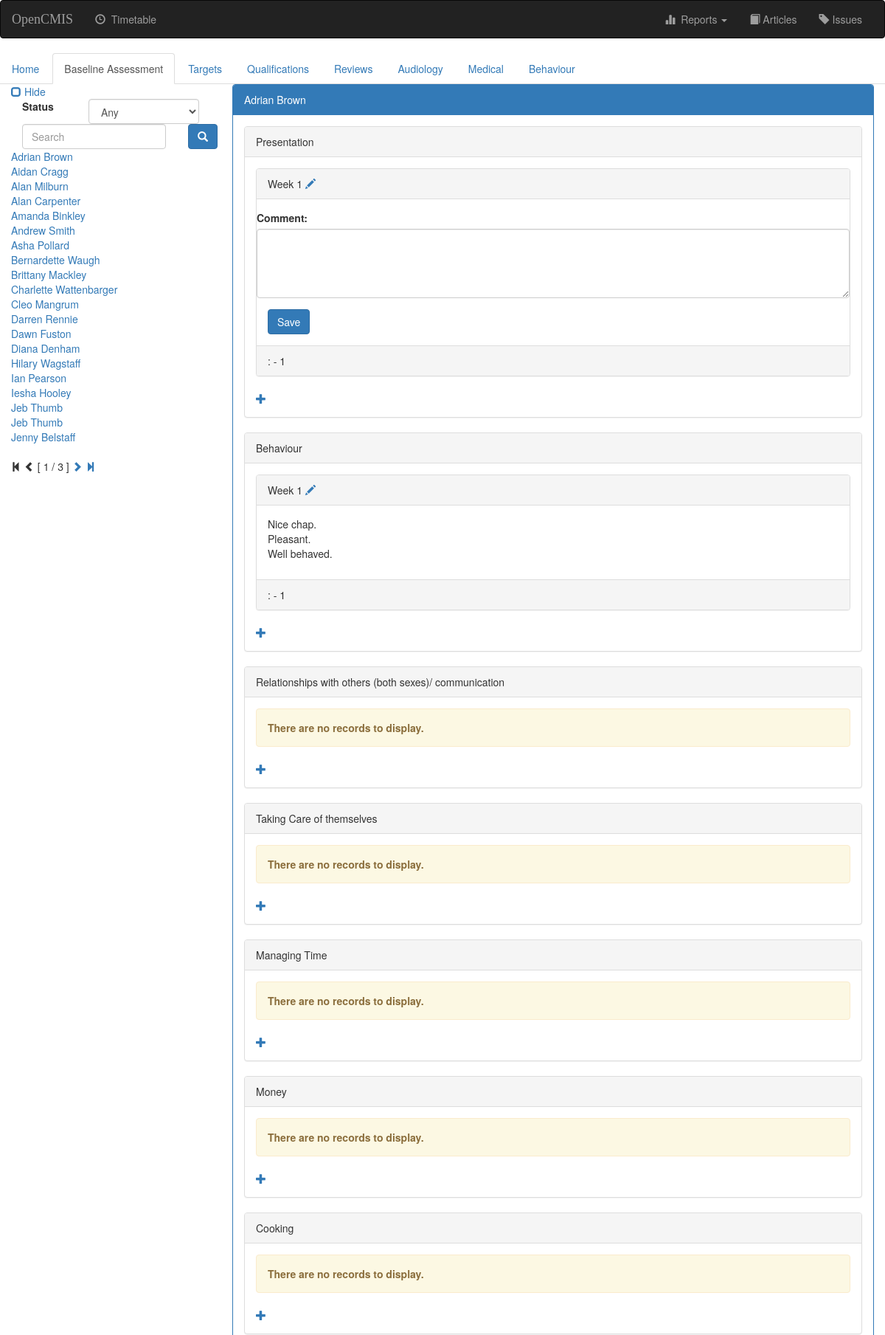
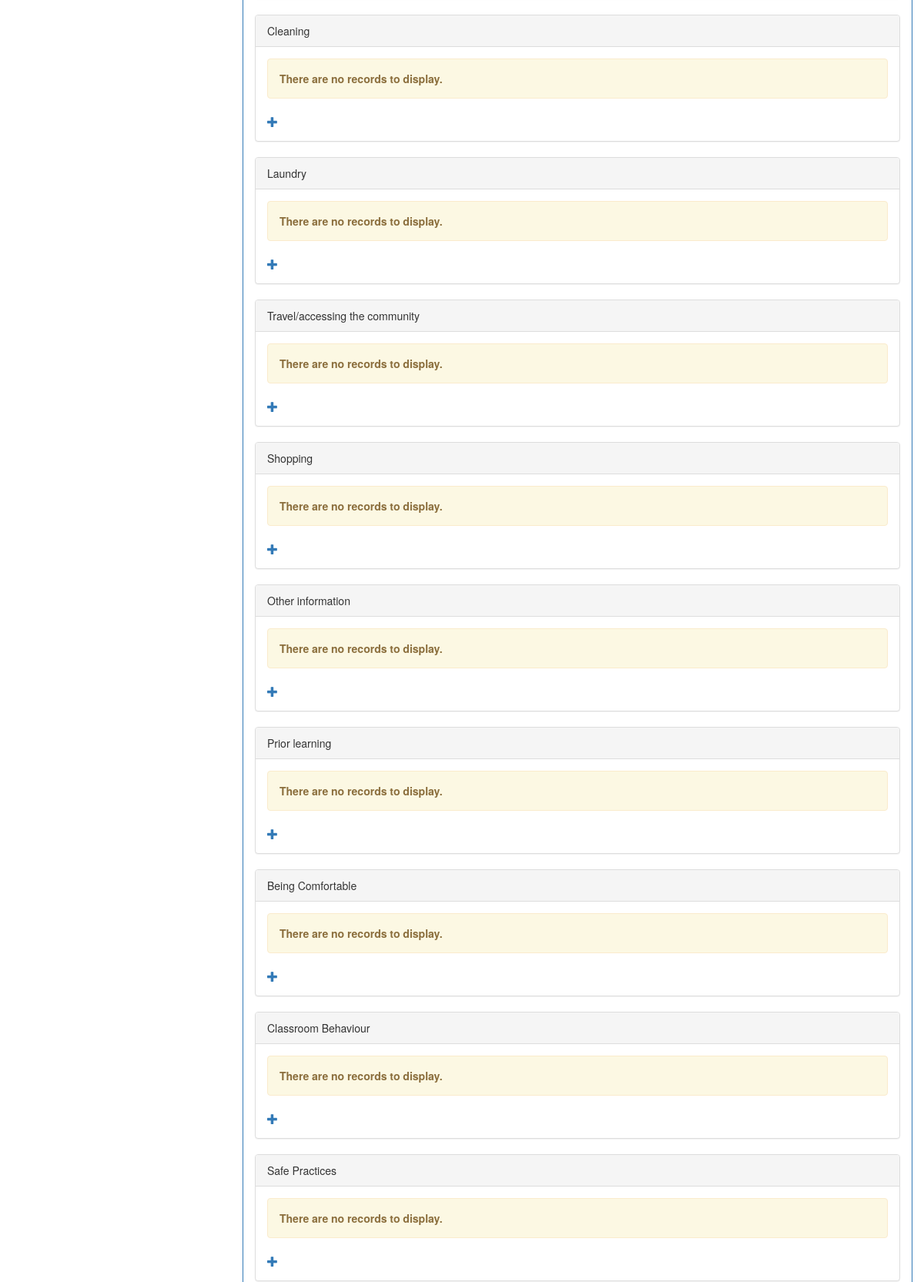
Screenshot of /opencmis/student/15/baseline/1/add/ (upper part) with the database file from the repository (2 pictures, top to bottom).
### opencmis/models.py (models this page shows, shortened)
class Student(models.Model):
    status = models.ForeignKey('Status', blank=False)
    title = models.ForeignKey('Title', blank=True)
    first_name = models.CharField(max_length=50, blank=False)
    last_name = models.CharField(max_length=30, blank=False)
    gender_choices = (('M', 'Male'), ('F', 'Female'))
    gender = models.CharField(max_length=1, choices=gender_choices, default='M')
    ethnicity = models.ForeignKey('Ethnicity', blank=True, null=True, on_delete=models.SET_NULL)
    date_of_birth = models.DateField(blank=False)
    ULN = models.CharField(max_length=10, blank=True)
    house = models.CharField(max_length=50, blank=True)
    road = models.CharField(max_length=50, blank=True)
    area = models.CharField(max_length=50, blank=True)
    town = models.CharField(max_length=50, blank=True)
    post_code = models.CharField(max_length=12, blank=True)
    photo = models.FileField(blank=True)
    def __str__(self):
        return '%s %s' % (self.first_name, self.last_name)
    class Meta:
        permissions = (
            ("view_student", "Can see students"),
        )

class BaselineEntry(models.Model):
    heading = models.CharField(max_length=80)
    blurb = models.TextField()
    def __str__(self):
        return "%s" % self.heading
    class Meta:
        verbose_name_plural = 'BaselineEntries'

class BaselineValue(models.Model):
    student = models.ForeignKey(Student, on_delete=models.CASCADE)
    baseline = models.ForeignKey(BaselineEntry, on_delete=models.CASCADE)
    WEEKS_CHOICES = ((1, 'Week 1'), (2, 'Week 2'), (3, 'Week 3'), (4, 'Week 4'), (5, 'Week 5'), (6, 'Week 6'))
    week = models.IntegerField(choices=WEEKS_CHOICES, default=1)
    text = models.TextField()

### opencmis/views.py (the view, shortened to what this page needs)
class BaselineAdd(CreateView):
    model = BaselineValue
    template_name = 'opencmis/baseline-add.html'
    fields = ['text']
    def get_context_data(self, **kwargs):
        context = super(BaselineAdd, self).get_context_data(**kwargs)
        context['student'] = get_object_or_404(Student, pk=self.kwargs['student_id'])
        my_list = []
        for entry in BaselineEntry.objects.all():
            item = {'entry': entry}
            item['data'] = BaselineValue.objects.filter(student=self.kwargs['student_id'], baseline=entry).order_by('week')
            my_list.append(item)
        context['baseline_list'] = my_list
        context['header'] = self.kwargs['heading']
        context['tab'] = 'baseline'
        context['index'] = index_context(self.request)
        return context

### opencmis/models.py (called while the page is built)
    def __str__(self):
        return self.status

### opencmis/templates/opencmis/baseline-add.html (shortened to what this page needs)
{% extends 'opencmis/student-base.html' %}
{% block baseline-active %}active{% endblock %}
{% block student-body %}
    {% for e in baseline_list %}
        <div class="panel panel-default">
            <div class="panel-heading">{{e.entry}}</div>
            <div class="panel-body">
                {% for i in e.data %}
                <div class="panel panel-default">
                    <div class="panel-heading">Week&nbsp;{{i.week}}&nbsp;<a href="{% url 'opencmis:student-update' student.id %}"><span
                    class="glyphicon glyphicon-pencil"></span></a></div>
                    <div class="panel-body">
                        {% if e.entry.id|add:"0" == header|add:"0" %}
                        <form class="form-horizontal" action="" method="post" enctype="multipart/form-data">
                            <div class="form-group">
                                <label for="comment">Comment:</label>
                                <textarea class="form-control" rows="4" cols="50" id="comment"></textarea>
                            </div>
                            <button type="button" class="btn btn-primary">Save</button>
                        </form>
                        {% else %}
                            {{i.text|linebreaks}}
                        {% endif %}
                    </div>
                    <div class="panel-footer">{{i.user}} : {{i.date}} - {{header}}</div>
                </div>
                {% empty %}
                    <div class="alert alert-warning" role="alert">
                        <strong>There are no records to display.</strong>
                    </div>
                {% endfor %}
                <a href="{% url 'opencmis:baseline-add' student.id e.entry.pk %}">
                    <span class="glyphicon glyphicon-plus"></span>
                </a>
            </div>
        </div>
    {% empty %}
        <div class="alert alert-warning" role="alert">
            <strong>There are no qualifications to display.</strong>
        </div>
    {% endfor %}
{% endblock %}

### opencmis/templates/opencmis/student-base.html (shortened to what this page needs)
{% extends 'opencmis/base.html' %}
{% block submenu %}
{% if student != 'Nobody' %}
<ul class="nav nav-tabs">
    <li class="{% block home-active %}{% endblock %}"><a href="{% url 'opencmis:student-detail' student.id %}">Home</a></li>
    <li class="{% block baseline-active %}{% endblock %}"><a href="{% url 'opencmis:baseline' student.id %}">Baseline Assessment</a></li>
    <li class="{% block target-active %}{% endblock %}"><a href="#">Targets</a></li>
    <li class="{% block qualification-active %}{% endblock %}"><a href="{% url 'opencmis:student-qualification' student.id %}">Qualifications</a></li>
    <li class="{% block review-active %}{% endblock %}"><a href="#">Reviews</a></li>
    <li class="{% block audiology-active %}{% endblock %}"><a href="#">Audiology</a></li>
    <li class="{% block medical-active %}{% endblock %}"><a href="#">Medical</a></li>
    <li class="{% block behaviour-active %}{% endblock %}"><a href="{% url 'opencmis:behaviour-index' student.id %}">Behaviour</a></li>
</ul>
{% endif %}
{% endblock %}
{% block body %}
<div class="panel panel-primary">
    <div class="panel-heading">{{student}}</div>
    <div class="panel-body">
        {% block student-body %}
        {% endblock %}
    </div>
</div>
{% endblock %}
{% block index %}
    <form id="searchform" action="" method="get" accept-charset="utf-8">
        <fieldset>
            <div class="form-group">
                <label class="col-xs-4 col-form-label" for="filter">Status</label>
                <div class="col-xs-8">
                    <select class="form-control" id = "filter" name="filter">
                        <option value="any">Any</option>
                    </select>
                </div>
                <div class="col-xs-10">
                    <input class="form-control" id="searchbox" name="q" type="text" placeholder="Search">
                </div>
                <div class="col-xs-2">
                    <button class="btn btn-primary" type="submit">
                        <span class="glyphicon glyphicon-search" aria-hidden="true"></span>
                    </button>
                </div>
            </div>
        </fieldset>
    </form>
    {% for i in index.index %}
    <a href="{% url 'opencmis:student-detail' i.id %}">{{i}}</a><br>
    {% empty %}
    <li>No people returned.</li>
    {% endfor %}
    {% if index.index.paginator.num_pages != 1 %}
    <div class="pagination">
        <span class="step-links">
            {% if index.index.has_previous %}
                <a href="?page=1">
                    <span class="glyphicon glyphicon-step-backward" aria-hidden="true"></span>
                </a>
                <a href="?page={{ index.index.previous_page_number }}">
                    <span class="glyphicon glyphicon-chevron-left" aria-hidden="true"></span>
                </a>
            {% else %}
                <span class="glyphicon glyphicon-step-backward" aria-hidden="true"></span>
                <span class="glyphicon glyphicon-chevron-left" aria-hidden="true"></span>
            {% endif %}
            <span class="current">
                [ {{ index.index.number }} / {{ index.index.paginator.num_pages }} ]
            </span>
            {% if index.index.has_next %}
                <a href="?page={{ index.index.next_page_number }}">
                    <span class="glyphicon glyphicon-chevron-right" aria-hidden="true"></span>
                </a>
                <a href="?page={{ index.index.paginator.num_pages }}">
                    <span class="glyphicon glyphicon-step-forward" aria-hidden="true"></span>
                </a>
            {% else %}
                <span class="glyphicon glyphicon-chevron-right" aria-hidden="true"></span>
                <span class="glyphicon glyphicon-step-forward" aria-hidden="true"></span>
            {% endif %}
        </span>
    </div>
    {% endif %}
{% endblock %}

### rows the page displays
Student: first_name+last_name "Adrian Brown"
Student: first_name+last_name "Aidan Cragg"
Student: first_name+last_name "Alan Milburn"
Student: first_name+last_name "Alan Carpenter"
Student: first_name+last_name "Amanda Binkley"
Student: first_name+last_name "Andrew Smith"
Student: first_name+last_name "Asha Pollard"
Student: first_name+last_name "Bernardette Waugh"
Student: first_name+last_name "Brittany Mackley"
Student: first_name+last_name "Charlette Wattenbarger"
Student: first_name+last_name "Cleo Mangrum"
Student: first_name+last_name "Darren Rennie"
Student: first_name+last_name "Dawn Fuston"
Student: first_name+last_name "Diana Denham"
Student: first_name+last_name "Hilary Wagstaff"
Student: first_name+last_name "Ian Pearson"
Student: first_name+last_name "Iesha Hooley"
Student: first_name+last_name "Jeb Thumb"
Student: first_name+last_name "Jeb Thumb"
Student: first_name+last_name "Jenny Belstaff"
BaselineEntry: entry "Presentation"
BaselineValue: week "1", header "1"
BaselineEntry: entry "Behaviour"
BaselineValue: week "1", text "Nice chap. Pleasant. Well behaved."
BaselineEntry: entry "Relationships with others (both sexes)/ communication"
BaselineEntry: entry "Taking Care of themselves"
BaselineEntry: entry "Managing Time"
BaselineEntry: entry "Money"
BaselineEntry: entry "Cooking"
BaselineEntry: entry "Cleaning"
BaselineEntry: entry "Laundry"
BaselineEntry: entry "Travel/accessing the community"
BaselineEntry: entry "Shopping"
BaselineEntry: entry "Other information"
BaselineEntry: entry "Prior learning"
BaselineEntry: entry "Being Comfortable"
BaselineEntry: entry "Classroom Behaviour"
BaselineEntry: entry "Safe Practices"

### other values shown
{{ index.index.number }} "1"
{{ index.index.paginator.num_pages }} "3"
